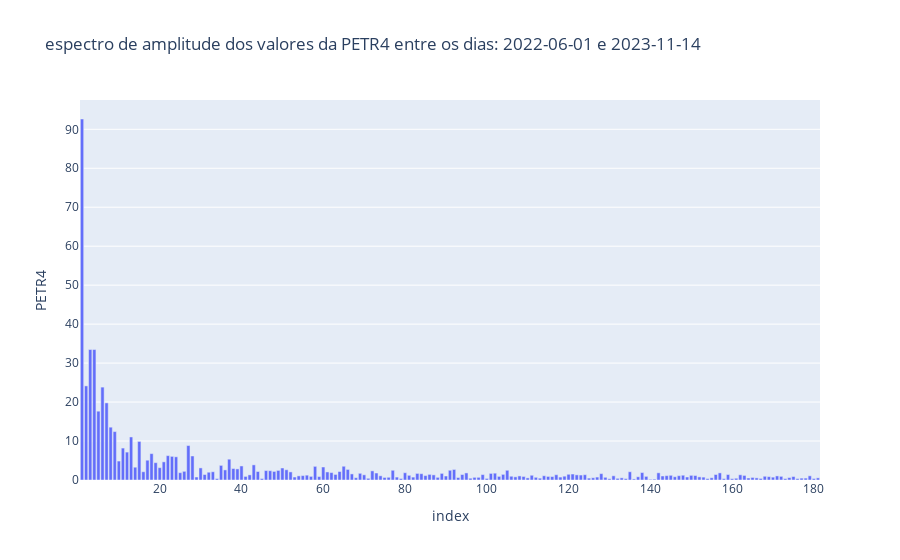
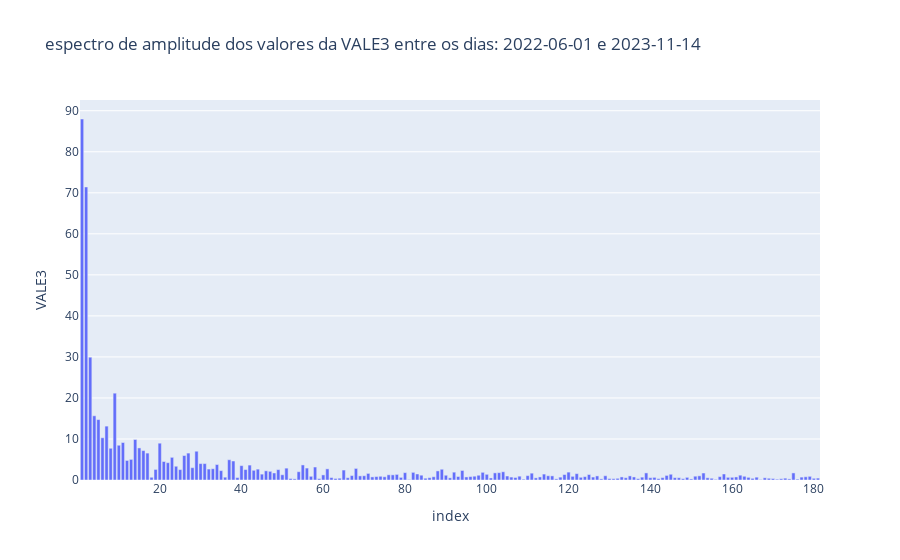

The notebook cell these images were saved under, in order:
### Code cell
cinco_maiores_componentes = {}
for acao in acoes:
    # print componentes
    componentes = fourier_components(precos, acao, range_dias= (0,365))
    # pega as 5 maiores componentes
    componentes = componentes.sort_values(ascending= False)
    cinco_maiores_componentes[acao] = componentes[:5].index

print("principais frequência")
pd.DataFrame( cinco_maiores_componentes,columns=acoes)

### Figure 1 — Plotly figure (JSON) as saved in the notebook; plotly's stock layout.template omitted (floating-point values rounded to 4 significant figures; data arrays with more than 128 entries replaced by an {"elided": "..."} marker saying what was removed)
{"data": [{"alignmentgroup": "True", "hovertemplate": "index=%{x}<br>PETR4=%{y}<extra></extra>", "legendgroup": "", "marker": {"color": "#636efa", "pattern": {"shape": ""}}, "name": "", "offsetgroup": "", "orientation": "v", "showlegend": false, "textposition": "auto", "type": "bar", "x": {"elided": "181 int values"}, "xaxis": "x", "y": {"elided": "181 float values"}, "yaxis": "y"}], "layout": {"barmode": "relative", "legend": {"tracegroupgap": 0}, "title": {"text": "espectro de amplitude dos valores da PETR4 entre os dias: 2022-06-01 e 2023-11-14"}, "xaxis": {"anchor": "y", "domain": [0, 1], "title": {"text": "index"}}, "yaxis": {"anchor": "x", "domain": [0, 1], "title": {"text": "PETR4"}}}}

### Figure 2 — Plotly figure (JSON) as saved in the notebook; plotly's stock layout.template omitted (floating-point values rounded to 4 significant figures; data arrays with more than 128 entries replaced by an {"elided": "..."} marker saying what was removed)
{"data": [{"alignmentgroup": "True", "hovertemplate": "index=%{x}<br>VALE3=%{y}<extra></extra>", "legendgroup": "", "marker": {"color": "#636efa", "pattern": {"shape": ""}}, "name": "", "offsetgroup": "", "orientation": "v", "showlegend": false, "textposition": "auto", "type": "bar", "x": {"elided": "181 int values"}, "xaxis": "x", "y": {"elided": "181 float values"}, "yaxis": "y"}], "layout": {"barmode": "relative", "legend": {"tracegroupgap": 0}, "title": {"text": "espectro de amplitude dos valores da VALE3 entre os dias: 2022-06-01 e 2023-11-14"}, "xaxis": {"anchor": "y", "domain": [0, 1], "title": {"text": "index"}}, "yaxis": {"anchor": "x", "domain": [0, 1], "title": {"text": "VALE3"}}}}
